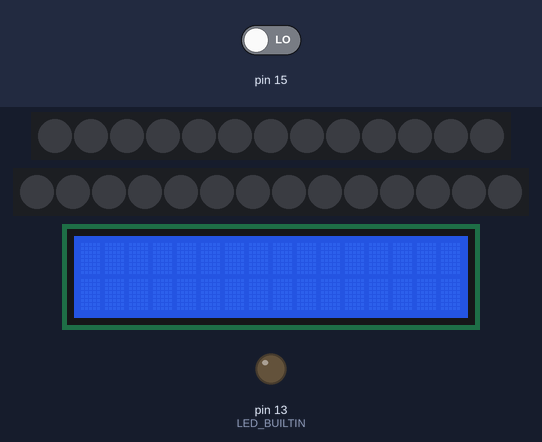
Recording of a sketch running on a simulated Arduino Uno, built with avr-gcc and run on an emulated ATmega328P. Shown: 13 RGB LEDs in strip order, left to right, 14 RGB LEDs in strip order, left to right, 16×2 character LCD, output pins drawn as LEDs (lit = HIGH). Inputs (shaded band) come from the test bench; at power-on: pin 15 LOW. Dim RGB values are drawn brighter than linear.

Above: at 1.2 s.
1.3 s: pin 15 driven HIGH
At 3.81 s:
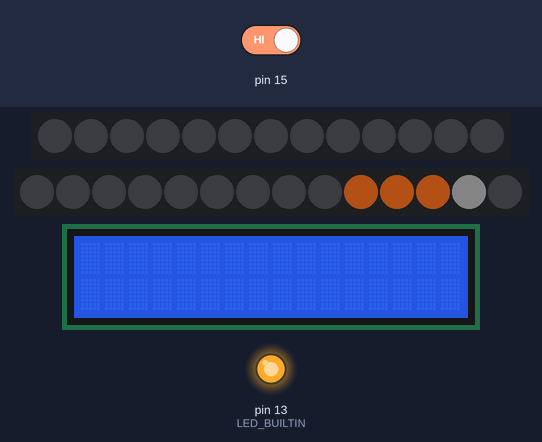
At 4.27 s:
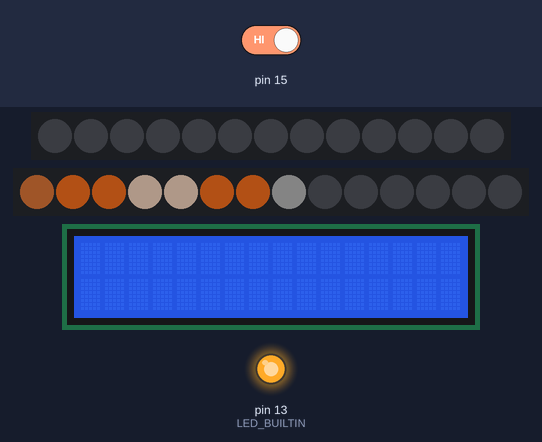
4.3 s: pin 15 driven LOW
At 4.47 s:
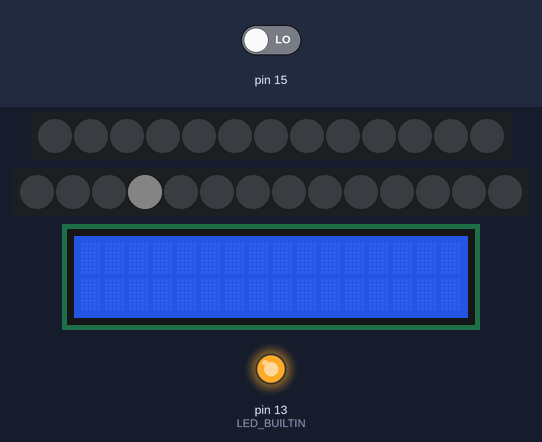
Timing chart, 0 to 7.3 s (numbered marks = the images above; inputs shaded):
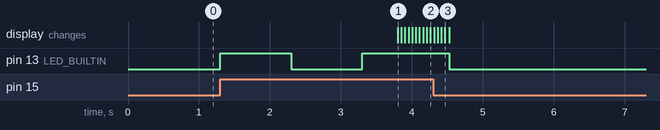

Measured:
- after the input at 1.3 s, pin 13 (LED_BUILTIN): LOW → HIGH at once, → LOW 1.0 s later, → HIGH 1.0 s later

The sketch:

DO3KV_Pixelhelden_Multiprogramm.ino
```cpp
/*
  Pixelhelden von Vincent Stallbaum, DL6II,
  bearbeitet von Ralf Rumbler, DO3KV in der Jugendgruppe des OV's G11 Leverkusen
  von IGEL e.V. und DARC e.V. am 4.1.2018.

  Mit diesem Programm werden Pixelgrafiken zum Lightpainten erzeugt.
*/

///////////////////////////////////////////////////////////////////////////////////

#include <LiquidCrystal.h>
#include <Adafruit_NeoPixel.h>

#define NEOPIN 0
#define numpixelsA 13
#define numpixelsB 14

LiquidCrystal lcd(9,8,7,6,5,4);
Adafruit_NeoPixel stripA = Adafruit_NeoPixel(numpixelsA, NEOPIN, NEO_GRBW + NEO_KHZ800);
Adafruit_NeoPixel stripB = Adafruit_NeoPixel(numpixelsB, NEOPIN, NEO_GRBW + NEO_KHZ800);

const int numspaltenA = 13;
const int numspaltenB = 14;

int geschwindigkeit = 50;
int pixel;
int spalte;
int i;
byte tasterStateA;
byte tasterStateB;

///////////////////////////////////////////////////////////////////////////////////

const int a = 1;
const int b = 2;
const int c = 3;
const int d = 4;
const int e = 5;
const int f = 6;
const int g = 7;

const int h = 8;
const int o = 9;
const int w = 10;
const int z = 11;
const int q = 12;
const int r = 13;

int ausgabeA[numpixelsA][numspaltenA] = {
       /* 0, 1, 2, 3, 4, 5, 6, 7, 8, 9,10,11,12 */
  /* 0*/{ 0, 0, 0, 0, 0, 0, 0, 0, 0, h, f, 0, 0},
  /* 1*/{ 0, 0, 0, 0, 0, 0, 0, 0, r, q, h, f, 0},
  /* 2*/{ 0, 0, 0, 0, 0, 0, 0, r, r, z, q, h, g},
  /* 3*/{ 0, 0, 0, 0, 0, 0, o, r, 0, r, w, h, g},
  /* 4*/{ 0, 0, 0, 0, 0, o, r, r, r, o, w, h, f},
  /* 5*/{ 0, 0, 0, 0, z, r, r, 0, o, o, w, h, f},
  /* 6*/{ 0, 0, 0, o, r, r, r, o, r, o, w, h, g},
  /* 7*/{ 0, 0, z, r, r, 0, r, r, r, z, w, h, g},
  /* 8*/{ 0, z, r, 0, r, z, o, o, o, w, h, f, g},
  /* 9*/{ h, q, z, o, o, o, o, z, w, h, f, g, 0},
  /*10*/{ g, h, q, w, w, w, w, w, h, f, g, 0, 0},
  /*11*/{ 0, g, h, h, h, h, h, h, g, g, 0, 0, 0},
  /*12*/{ 0, 0, 0, g, g, f, f, g, 0, 0, 0, 0, 0},
       /* 0, 1, 2, 3, 4, 5, 6, 7, 8, 9,10,11,12 */
};

int ausgabeB[numpixelsB][numspaltenB] = {
       /* 0, 1, 2, 3, 4, 5, 6, 7, 8, 9,10,11,12,13 */
  /* 0*/{ 0, 0, 0, 0, 0, 0, 0, 0, 0, a, a, 0, 0, 0},
  /* 1*/{ 0, 0, 0, 0, 0, 0, 0, 0, 0, b, b, a, 0, 0},
  /* 2*/{ 0, 0, 0, 0, 0, 0, 0, 0, 0, b, b, b, a, 0},
  /* 3*/{ 0, 0, 0, e, e, 0, b, b, c, c, b, b, b, f},
  /* 4*/{ 0, 0, e, b, b, b, b, b, d, c, f, f, f, 0},
  /* 5*/{ 0, 0, e, g, b, b, b, b, b, b, 0, 0, 0, 0},
  /* 6*/{ 0, 0, e, d, d, g, b, b, b, b, 0, 0, 0, 0},
  /* 7*/{ 0, b, b, b, d, d, d, b, b, f, 0, 0, 0, 0},
  /* 8*/{ 0, g, b, b, b, b, d, d, b, 0, 0, 0, 0, 0},
  /* 9*/{ b, d, d, d, e, e, a, d, f, 0, 0, 0, 0, 0},
  /*10*/{ b, 0, b, d, a, a, b, f, 0, 0, 0, 0, 0, 0},
  /*11*/{ b, b, b, d, d, b, f, 0, 0, 0, 0, 0, 0, 0},
  /*12*/{ f, b, b, b, f, f, 0, 0, 0, 0, 0, 0, 0, 0},
  /*13*/{ 0, f, f, f, 0, 0, 0, 0, 0, 0, 0, 0, 0, 0},
       /* 0, 1, 2, 3, 4, 5, 6, 7, 8, 9,10,11,12,13 */
};

///////////////////////////////////////////////////////////////////////////////////

void setup()  {
  /*Serial.begin(9600);
  Serial.println();
  Serial.println("=============");
  Serial.println();
  Serial.println("setup() Start");*/
  pinMode(4, INPUT);
  pinMode(15, INPUT);

  stripA.begin();
  stripA.setBrightness(60);
  stripA.show();

  stripB.begin();
  stripB.setBrightness(60);
  stripB.show();

  lcd.begin(16,2);
  lcd.setCursor(0,0);
  pinMode(LED_BUILTIN, OUTPUT);
  Serial.println("setup() Ende");
}

///////////////////////////////////////////////////////////////////////////////////

void wait() {
  //Serial.println("wait() Start");
  digitalWrite(LED_BUILTIN, HIGH);   // turn the LED on (HIGH is the voltage level)
  delay(1000);                       // wait for a second
  digitalWrite(LED_BUILTIN, LOW);    // turn the LED off by making the voltage LOW
  delay(1000);                       // wait for a second
  digitalWrite(LED_BUILTIN, HIGH);
  delay(geschwindigkeit*10);
  //Serial.println("wait() Ende");
  }

///////////////////////////////////////////////////////////////////////////////////

void loop()  {

  tasterStateA = digitalRead(4);
  tasterStateB = digitalRead(15);

  if(tasterStateA == 1){
    wait();
    //Serial.println("ausgabeA Start");
    for(spalte=0;spalte<numspaltenA;spalte++){
      for(pixel=0;pixel<numpixelsA;pixel++){
        switch (ausgabeA[pixel][spalte]) {
          case 6:{
            stripA.setPixelColor(pixel,  89, 102,  26,   0);
          } break;
          case 7:{
            stripA.setPixelColor(pixel,  68,  79,  14,   0);
          } break;
          case 8:{
            stripA.setPixelColor(pixel, 132, 137,  32,   0);
          } break;
          case 9:{
            stripA.setPixelColor(pixel, 192,  52,  38,   0);
          } break;
          case 10:{
            stripA.setPixelColor(pixel, 214, 182, 155,   0);
          } break;
          case 11:{
            stripA.setPixelColor(pixel, 202, 113,  93,   0);
          } break;
          case 12:{
            stripA.setPixelColor(pixel, 198, 146, 120,   0);
          } break;
          case 13:{
            stripA.setPixelColor(pixel, 189,  36,  23,   0);
          } break;
          default:{
            stripA.setPixelColor(pixel, 0, 0, 0, 0);
          } break;
        }
      }
      stripA.show();
      delay(geschwindigkeit);
    }

    for(i=0;i<numpixelsA;i++){
      stripA.setPixelColor(i, 0,0,0,0);
      stripA.show();
    }
    digitalWrite(LED_BUILTIN, LOW);
    //Serial.println("ausgabeA Ende");
  }

  else if(tasterStateB == 1){
    wait();
    //Serial.println("ausgabeB Start");
    for(spalte=0;spalte<numspaltenB;spalte++){
      for(pixel=0;pixel<numpixelsB;pixel++){
        switch (ausgabeB[pixel][spalte]) {
          case 1:{
            stripB.setPixelColor(pixel, 136,  72,  36,   0);
          } break;
          case 2:{
            stripB.setPixelColor(pixel, 244, 111,  32,   0);
          } break;
          case 3:{
            stripB.setPixelColor(pixel, 230, 198, 179,   0);
          } break;
          case 4:{
            stripB.setPixelColor(pixel, 248, 213, 192,   0);
          } break;
          case 5:{
            stripB.setPixelColor(pixel, 169,  75,  29,   0);
          } break;
          case 6:{
            stripB.setPixelColor(pixel,  32,  32,  32,   0);
          } break;
          case 7:{
            stripB.setPixelColor(pixel, 225, 151, 109,   0);
          } break;
          default:{
            stripB.setPixelColor(pixel, 0, 0, 0, 0);
          } break;
        }
      }
      stripB.show();
      delay(geschwindigkeit);
    }

    for(i=0;i<numpixelsB;i++){
      stripB.setPixelColor(i, 0,0,0,0);
      stripB.show();
    }
    digitalWrite(LED_BUILTIN, LOW);
    //Serial.println("ausgabeB Ende");
  }
}
```
